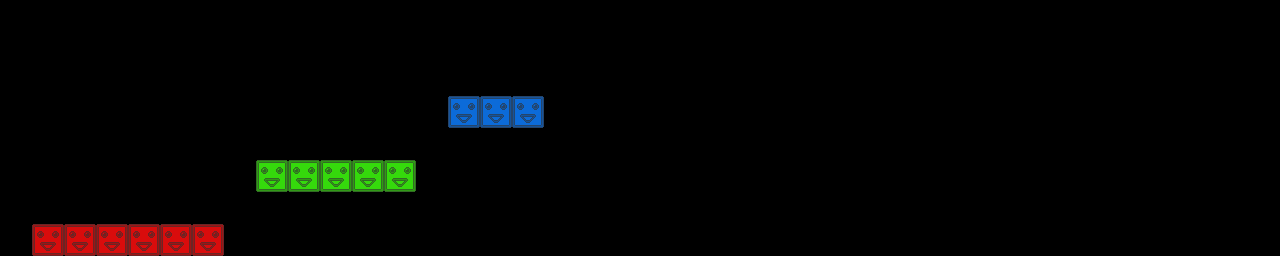

This game map was drawn from its Tiled (.tmx) file and the tilesets committed beside it. A one-line description and the trimmed map source follow:
An orthogonal 40x8 tile map with 32x32 px tiles, 3 tile layers (red, green, blue) and 5 objects.

<map version="1.0" orientation="orthogonal" renderorder="right-down" width="40" height="8" tilewidth="32" tileheight="32">
 <tileset firstgid="1" name="blocks" tilewidth="32" tileheight="32">
  <image source="blocks.png" width="96" height="32" />
 </tileset>
 <layer name="red" width="40" height="8">
  <data>[320 cells, 6 non-empty, 1 distinct tile ids]</data>
 </layer>
 <layer name="green" width="40" height="8">
  <data>[320 cells, 5 non-empty, 1 distinct tile ids]</data>
 </layer>
 <layer name="blue" width="40" height="8">
  <data>[320 cells, 3 non-empty, 1 distinct tile ids]</data>
 </layer>
 <objectgroup name="crystals">
  <object x="80" y="138">
   <ellipse />
  </object>
  <object x="138" y="139">
   <ellipse />
  </object>
  <object x="218" y="144">
   <ellipse />
  </object>
  <object x="169" y="56">
   <ellipse />
  </object>
  <object x="22" y="54">
   <ellipse />
  </object>
 </objectgroup>
</map>
